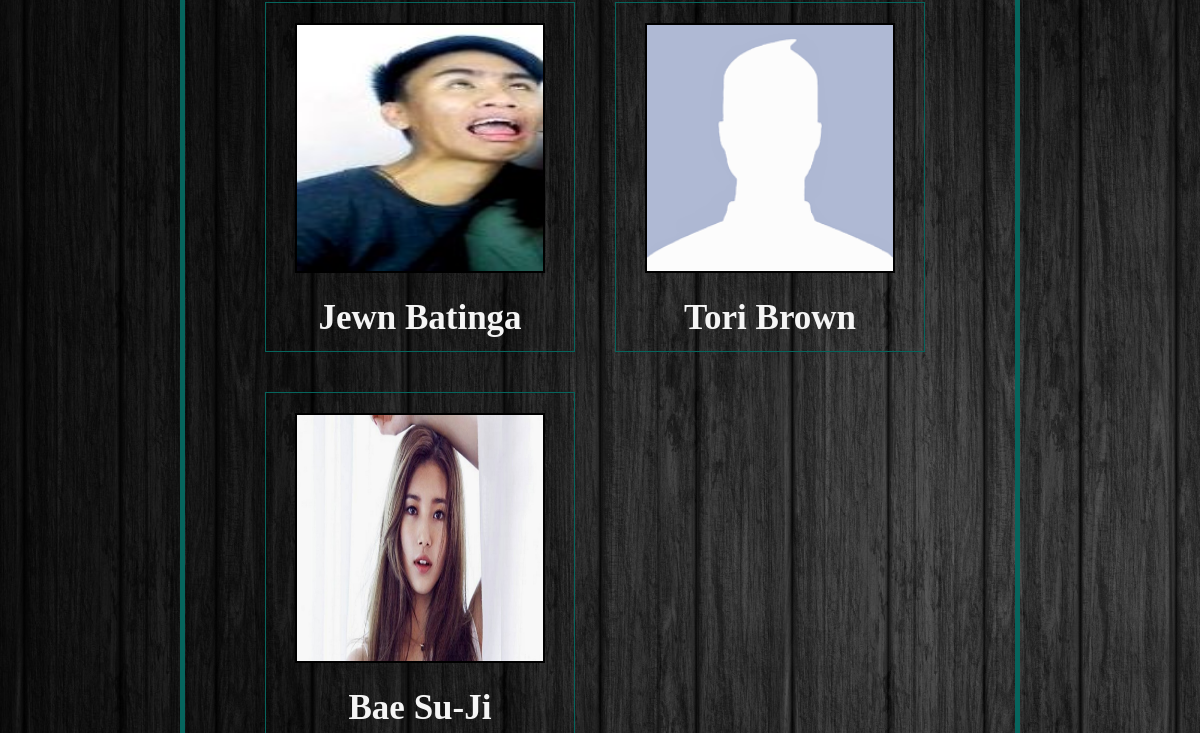
The app's page /Profiles/ (lower part), older data.
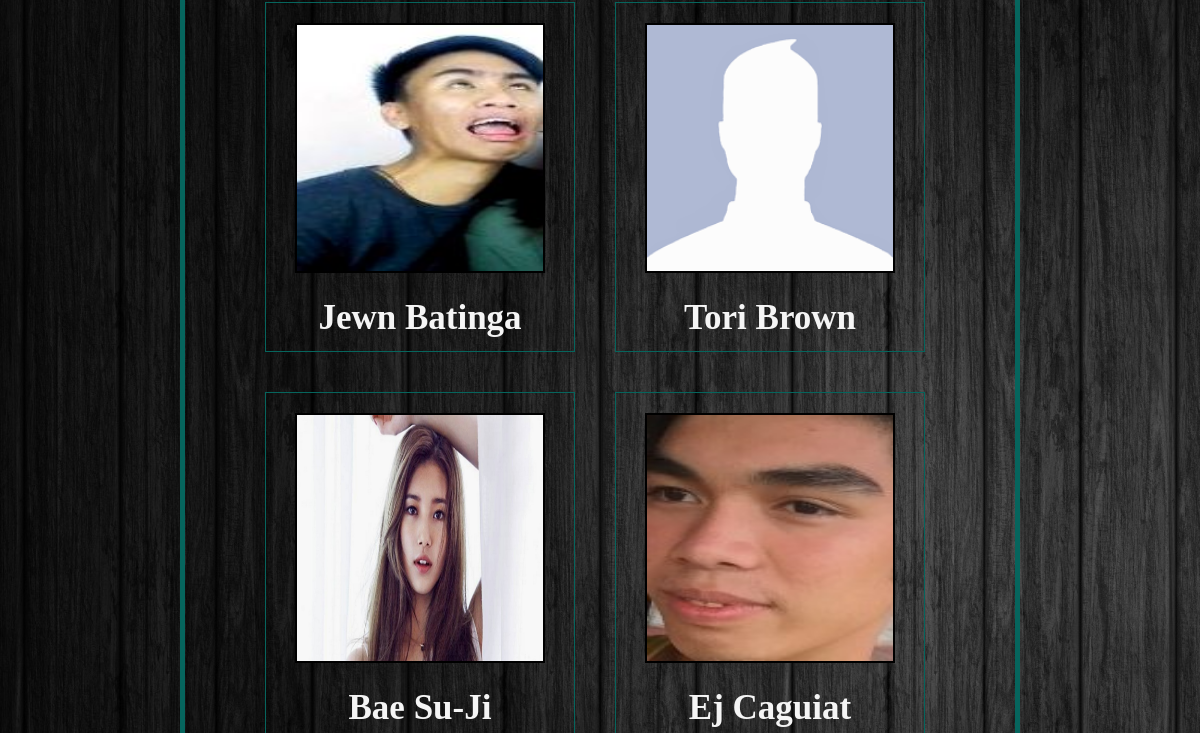
The same page, newer data.
### Profiles/models.py (models this page shows, shortened)
class User(models.Model):
    profpic = models.FileField(default='/media/def.png')
    name = models.CharField(max_length=30 , default='')
    username = models.CharField(max_length=10 , default='')
    password = models.CharField(max_length=10 , default='')
    company = models.CharField(max_length=30 , default='')
    degree_Program = models.CharField(max_length=30 , default='')

### Profiles/views.py (the view)
def index(request):
    all_users = User.objects.all()
    context = {
        'all_users': all_users
    }
    return render(request, 'Profiles/index.html', context)

### Profiles/templates/Profiles/index.html (shortened to what this page needs)
<html>
{% load staticfiles %}
<head>
</head>
<link rel="stylesheet" href="https://maxcdn.bootstrapcdn.com/bootstrap/3.3.6/css/bootstrap.min.css">
<link rel="stylesheet" type="text/css" href="{% static 'Profiles/styles2.css'%}">
{% if all_users  %}
    <div id="profpiccontainer2">
        <ul>
        {% for user in all_users %}
            <center>
            <div id="usercontainer1">
                <a href="/Profiles/{{user.id}}/">
                    <img src={{user.profpic.url}} id="profpicfront" >
                </a>
            <p id="namefront"> {{ user.name}}</p>
            </div>
            </center>
        {% endfor %}
        </ul>
    </div>
{% else %}
    <h3> You don't have any Users</h3>
{% endif %}
</html>

Row changes from the older to the newer data that the page shows:
added User: profpic (picture), name "Ej Caguiat"
